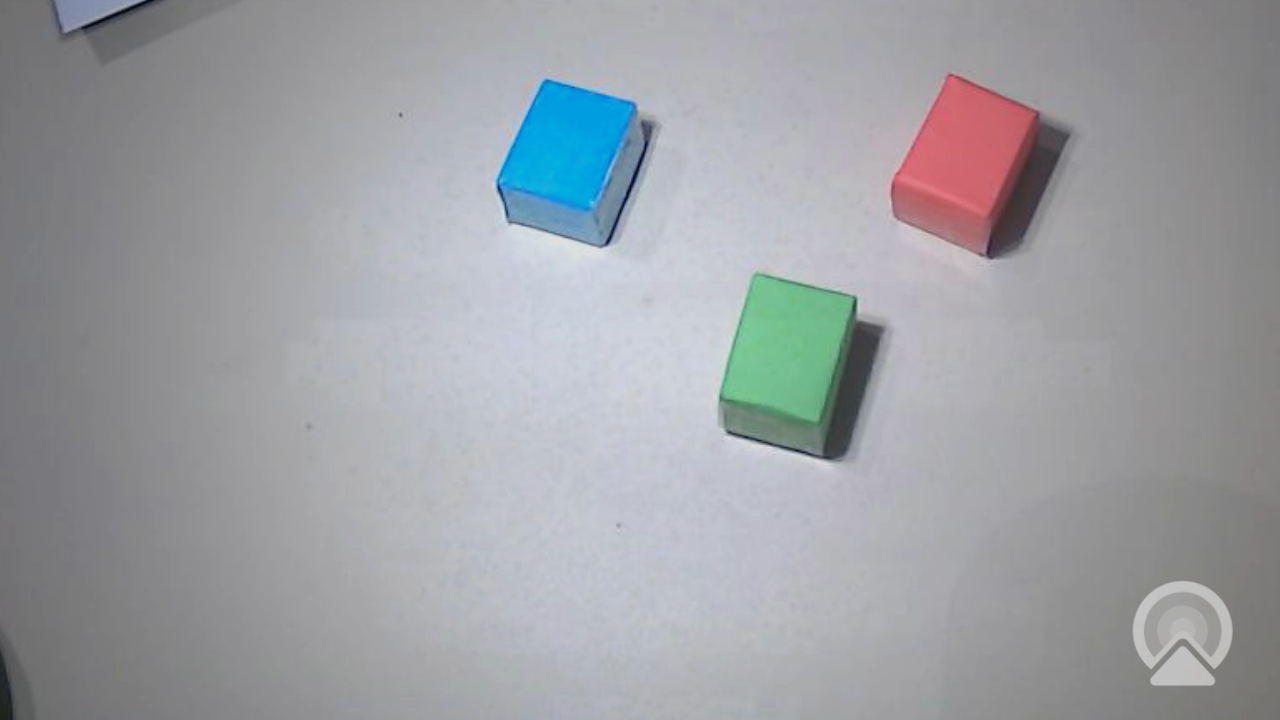
#> input picture source_code/vision/object_segmentation/Img.png, 1280 x 720 px
$ python object_segmentation.py   (older library calls are emulated)
#> lines starting #> are read from the running program, lines starting #| are printed output that depends on the picture; after the words box and inside, x2 and y2 are one past the last pixel; in counts of white or black regions, pixels touching at a corner belong together
### source_code/vision/object_segmentation/image_preprocessing.py
import cv2
import numpy as np
from collections import namedtuple
from source_code.utility.paths import OBJ_SEGMENTATION_DIR


def threshold_image_RGB(im):
#Only 5 params can be customised: The threshold vals for R,G and B channels and the min and max areas for iblobs function.
    #im = cv2.imread(im)
    thresh_vals = [0.45, 0.42, 0.55];
#> thresh_vals = [0.45, 0.42, 0.55]
    B, G, R = cv2.split(im)
#> im is the input picture: shape (720, 1280, 3); mean B, G, R 164, 159.8, 157.3

    R = R.astype(np.float32)
    G = G.astype(np.float32)
    B = B.astype(np.float32)


    eps = 1e-6;
    r = R  / (R+G+B+eps)

    g = G  / (R+G+B+eps)

    b = B  / (R+G+B+eps)
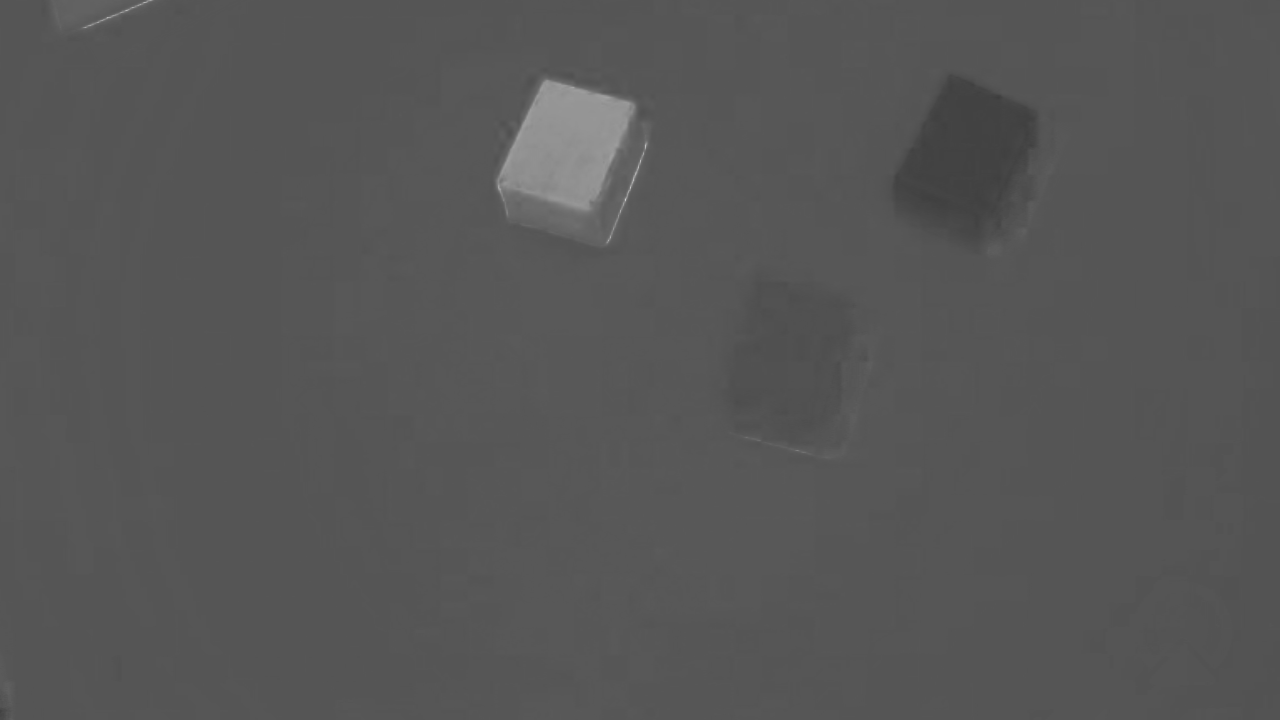
#> b: shape (720, 1280) float32; min 0.24, max 0.818, mean 0.341


    r_thresh_val = thresh_vals[0]
#> r_thresh_val = 0.45
    g_thresh_val = thresh_vals[1]
#> g_thresh_val = 0.42
    b_thresh_val = thresh_vals[2]
#> b_thresh_val = 0.55

    #area_min = 500;
    #area_max = 500000;


    r_thresh = (r > r_thresh_val).astype('uint8') * 255
#> r_thresh: shape (720, 1280); 1.5% white; 4 white regions (3 under 20 px), largest, box (x1, y1, x2, y2) and area: (892, 75, 1037, 229) 13734

    g_thresh = (g>g_thresh_val).astype('uint8')*255
#> g_thresh: shape (720, 1280); 1.8% white; 24 white regions (16 under 20 px), largest, box (x1, y1, x2, y2) and area: (723, 276, 849, 421) 11431, (504, 120, 608, 204) 5154, (798, 419, 815, 424) 54

    b_thresh = (b>b_thresh_val).astype('uint8')*255
#> b_thresh: shape (720, 1280); 1.1% white; 26 white regions (24 under 20 px), largest, box (x1, y1, x2, y2) and area: (500, 80, 630, 209) 10323, (625, 159, 641, 202) 54


     # Morphological cleanup
    kernel = np.ones((5,5), np.uint8)
    # [14 lines of commented-out code are left out]

    return r_thresh, b_thresh, g_thresh

# [58 lines left out: function threshold_image_HSV, not called in this run]

def main():
    threshold_image_RGB(OBJ_SEGMENTATION_DIR /"Img.jpeg")
    #threshold_image_HSV(im=OBJ_SEGMENTATION_DIR /"Img.jpeg")

# [2 lines that do not run on import are left out]

### source_code/vision/object_segmentation/object_segmentation.py
"""
RUN Command: python -m source_code.vision.object_segmentation.object_segmentation
"""
import sys
import os

sys.path.append(os.path.dirname(os.path.abspath(__file__)))
import cv2
import numpy as np
from collections import namedtuple
import math
import json
from source_code.vision.object_segmentation.image_preprocessing import threshold_image_RGB, threshold_image_HSV
from source_code.utility.paths import OBJ_SEGMENTATION_DIR

def I_pro(im):
    r_thresh, b_thresh ,g_thresh =  threshold_image_RGB(im)
    Area = [5000,500000]
    # Detect block
    extension =1.5
    img_display = im.copy();
    lineWidth = 2
    MarkerSize = 8;
    min_area = Area[0]
    max_Area = Area[1]
    try:
        num_labels, labels,stats, centroids = cv2.connectedComponentsWithStats(r_thresh,connectivity=8, ltype = cv2.CV_32S)
#> labels: shape (720, 1280) int32; 5 distinct labels, from 0 to 4
#> num_labels = 5; stats = [[0, 0, 1280, 720, 907860], [892, 75, 145, 154, 13734], [996, 216, 1, 1, 1], [998, 217, 2, 3, 4], [967, 225, 1, 1, 1]]; centroids = [[634.6, 362.6], [965.8, 153.6], [996, 216], [998.2, 217.8], [967, 225]]
        BlobFeature = namedtuple('BlobFeature',['label', 'area', 'uc', 'vc', 'bbox', 'theta', 'a', 'b'])
        m_red = []
        for i in range(1,num_labels):
            area = stats[i,cv2.CC_STAT_AREA]
            if(min_area<=area<=500000):
                uc, vc = centroids[i]
                bbox = stats[i,[cv2.CC_STAT_LEFT, cv2.CC_STAT_TOP, cv2.CC_STAT_WIDTH, cv2.CC_STAT_HEIGHT]]
                blob_mask = (labels==i).astype('uint8')*255
                contours,_ = cv2.findContours(blob_mask, cv2.RETR_EXTERNAL,cv2.CHAIN_APPROX_SIMPLE)
                if(len(contours)>0):
                    ellipse_red = cv2.fitEllipse(contours[0])
                    (ex,ey),(a,b),theta = ellipse_red;
                    m_red.append(  BlobFeature(i,area,uc,vc,bbox,(theta*math.pi/180),a/2,b/2))
#> this loop made 4 passes
#> (area, uc, vc, bbox, ex, ey, a, b) on pass 1: (13734, 965.8, 153.6, [892, 75, 145, 154], 965.5, 153.8, 118.2, 155)
#> after the loop, m_red = [(1, 13734, 965.8, 153.6, [892, 75, 145, 154], 0.53, 59.12, 77.5)]
        #visualise

        for blob in m_red:
            if(blob.a>0 and blob.b>0):
                ellipse = ((blob.uc,blob.vc), (blob.a*2, blob.b*2), blob.theta*180/math.pi)
                cv2.ellipse(img_display,ellipse,(0,0,0),lineWidth)
#> this loop made 1 pass
#> ellipse on pass 1: ((965.8, 153.6), (118.2, 155), 30.38)
#> img_display: shape (720, 1280, 3); 0.14% of pixels changed, all inside (x1, y1, x2, y2) = (901, 79, 1032, 229)
        for blob in m_red:
            center = (int(blob.uc),int(blob.vc));
            cv2.circle(img_display,center,MarkerSize,(0,0,255),-1)
#> this loop made 1 pass
#> center on pass 1: (965, 153)
#> img_display: shape (720, 1280, 3); mean B, G, R 163.8, 159.6, 157.1
        if len(m_red)>0:
            x_m_red = m_red[0].uc
#> x_m_red = 965.8
            y_m_red = m_red[0].vc
#> y_m_red = 153.6
            m_red_center = np.array([x_m_red,y_m_red])
#> m_red_center = [965.8, 153.6]

            theta_rad = m_red[0].theta
#> theta_rad = 0.53
            x_min = x_m_red - math.cos(m_red[0].theta)*m_red[0].a*extension
#> x_min = 889.3
            x_max = x_m_red + math.cos(m_red[0].theta)*m_red[0].a*extension
#> x_max = 1042.3
            y_min = y_m_red - math.sin(m_red[0].theta)*m_red[0].a*extension
#> y_min = 108.8
            y_max = y_m_red + math.sin(m_red[0].theta)*m_red[0].a*extension
#> y_max = 198.5
            cv2.line(img_display,(int(x_min),int(y_min)), (int(x_max), int(y_max)),(0,0,0),lineWidth)
#> img_display: shape (720, 1280, 3); mean B, G, R 163.7, 159.5, 157
    except Exception as e:
        print("No red block found")
    try:
        num_labels, labels,stats, centroids = cv2.connectedComponentsWithStats(g_thresh,connectivity=8, ltype = cv2.CV_32S);
#> labels: shape (720, 1280) int32; 25 distinct labels, from 0 to 24
#> num_labels = 25; stats = 25 rows, first 6: [0, 0, 1280, 720, 904715], [547, 86, 9, 4, 20], [560, 91, 9, 6, 31], [538, 96, 4, 7, 16], [607, 105, 3, 1, 3], [611, 105, 7, 4, 13]; centroids = 25 pairs, first value 532.3 to 853.7, second value 87.5 to 422
        BlobFeature = namedtuple('BlobFeature',['label', 'area', 'uc', 'vc', 'bbox', 'theta', 'a', 'b'])
        m_green = []
        for i in range(1,num_labels):
            area = stats[i,cv2.CC_STAT_AREA]
            if(min_area<=area<=500000):
                uc, vc = centroids[i]
                bbox = stats[i,[cv2.CC_STAT_LEFT, cv2.CC_STAT_TOP, cv2.CC_STAT_WIDTH, cv2.CC_STAT_HEIGHT]]
                blob_mask = (labels==i).astype('uint8')*255
                contours,_ = cv2.findContours(blob_mask, cv2.RETR_EXTERNAL,cv2.CHAIN_APPROX_SIMPLE)
                if(len(contours)>0):
                    ellipse_red = cv2.fitEllipse(contours[0])
                    (ex,ey),(a,b),theta = ellipse_red
                    m_green.append(  BlobFeature(i,area,uc,vc,bbox,(theta*math.pi/180),a/2,b/2))
#> this loop made 24 passes
#> (area, uc, vc, bbox, ex, ey, a, b) on passes 10, 15: (5154, 556.8, 160, [504, 120, 104, 84], 556.4, 160.5, 76.56, 94.3), (11431, 787, 348.6, [723, 276, 126, 145], 788.9, 350.2, 111, 146.4)
#> area on passes 1, 2, 12, 18, 20, 23: 20, 31, 29, 21, 25, 54
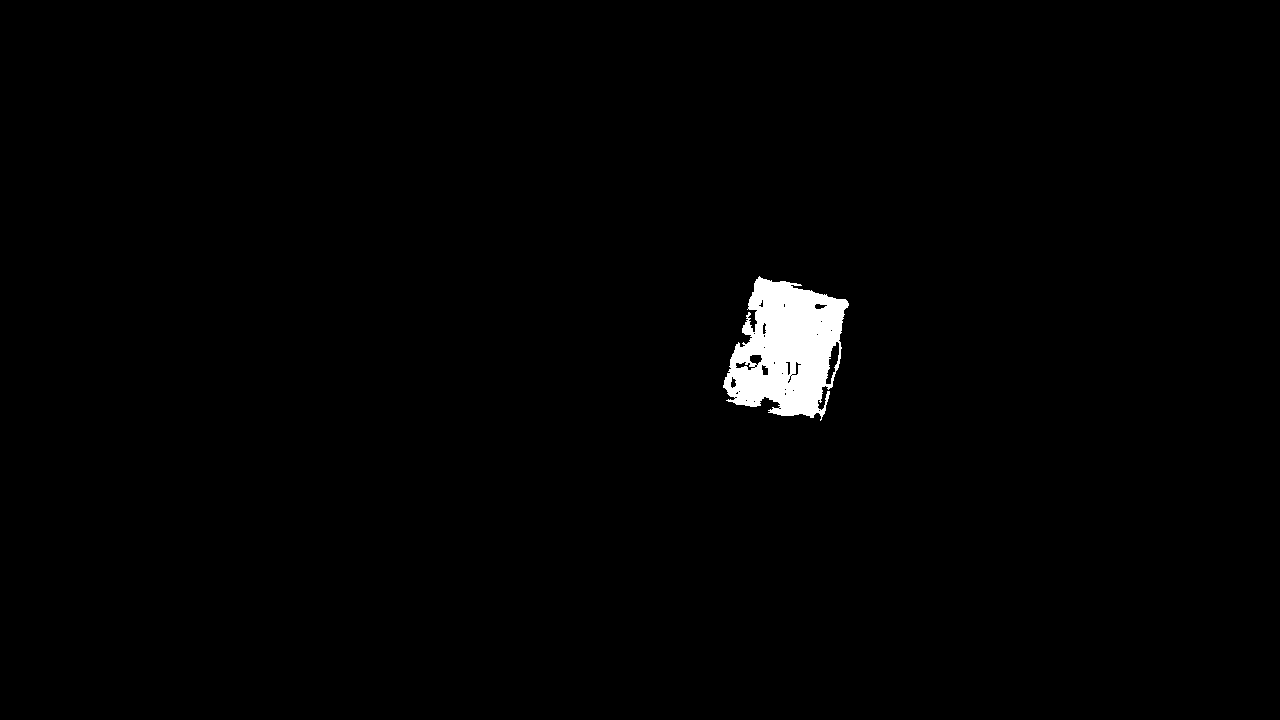
#> blob_mask: shape (720, 1280); 1.2% white; 1 white region, box (x1, y1, x2, y2) and area: (723, 276, 849, 421) 11431
#> after the loop, m_green = [(10, 5154, 556.8, 160, [504, 120, 104, 84], 1.68, 38.28, 47.15), (15, 11431, 787, 348.6, [723, 276, 126, 145], 0.299, 55.51, 73.21)]
        #visualise

        for blob in m_green:
            if(blob.a>0 and blob.b>0):
                ellipse = ((blob.uc,blob.vc), (blob.a*2, blob.b*2), blob.theta*180/math.pi)
                cv2.ellipse(img_display,ellipse,(0,0,0),lineWidth)
#> this loop made 2 passes
#> ellipse on passes 1 to 2: ((556.8, 160), (76.56, 94.3), 96.06), ((787, 348.6), (111, 146.4), 17.15)
#> img_display: shape (720, 1280, 3); mean B, G, R 163.4, 159.2, 156.8
        for blob in m_green:
            center = (int(blob.uc),int(blob.vc));
            cv2.circle(img_display,center,MarkerSize,(0,255,0),-1)
#> this loop made 2 passes
#> center on passes 1 to 2: (556, 159), (786, 348)
#> img_display: shape (720, 1280, 3); mean B, G, R 163.3, 159.2, 156.8
        if len(m_green)>0:
            x_m_green = m_green[0].uc
#> x_m_green = 556.8
            y_m_green = m_green[0].vc
#> y_m_green = 160
            m_green_center = np.array([x_m_green,y_m_green])
#> m_green_center = [556.8, 160]

            theta_rad = m_green[0].theta;
#> theta_rad = 1.68
            x_min = x_m_green - math.cos(m_green[0].theta)*m_green[0].a*extension
#> x_min = 562.9
            x_max = x_m_green + math.cos(m_green[0].theta)*m_green[0].a*extension
#> x_max = 550.7
            y_min = y_m_green - math.sin(m_green[0].theta)*m_green[0].a*extension
#> y_min = 102.9
            y_max = y_m_green + math.sin(m_green[0].theta)*m_green[0].a*extension
#> y_max = 217.1
            cv2.line(img_display,(int(x_min),int(y_min)), (int(x_max), int(y_max)),(0,0,0),lineWidth)
#> img_display: shape (720, 1280, 3); mean B, G, R 163.2, 159.1, 156.8
    except Exception as e:
        print("No green block found")
    try:
        num_labels, labels,stats, centroids = cv2.connectedComponentsWithStats(b_thresh,connectivity=8, ltype = cv2.CV_32S)
#> labels: shape (720, 1280) int32; 27 distinct labels, from 0 to 26
#> num_labels = 27; stats = 27 rows, first 6: [0, 0, 1280, 720, 911135], [143, 0, 9, 3, 9], [137, 4, 4, 2, 4], [132, 7, 2, 1, 2], [125, 9, 4, 2, 4], [120, 12, 3, 1, 3]; centroids = 27 pairs, first value 84.5 to 645.3, second value 1 to 362
        BlobFeature = namedtuple('BlobFeature',['label', 'area', 'uc', 'vc', 'bbox', 'theta', 'a', 'b'])
        m_blue = []
        for i in range(1,num_labels):
            area = stats[i,cv2.CC_STAT_AREA]
            if(min_area<=area<=500000):
                uc, vc = centroids[i];
                bbox = stats[i,[cv2.CC_STAT_LEFT, cv2.CC_STAT_TOP, cv2.CC_STAT_WIDTH, cv2.CC_STAT_HEIGHT]]
                blob_mask = (labels==i).astype('uint8')*255
                contours,_ = cv2.findContours(blob_mask, cv2.RETR_EXTERNAL,cv2.CHAIN_APPROX_SIMPLE)
                if(len(contours)>0 ):
                    ellipse_red = cv2.fitEllipse(contours[0])
                    (ex,ey),(a,b),theta = ellipse_red
                    m_blue.append(  BlobFeature(i,area,uc,vc,bbox,(theta*math.pi/180),a/2,b/2))
#> this loop made 26 passes
#> (area, uc, vc, bbox, ex, ey, a, b) on pass 13: (10323, 567.1, 142.5, [500, 80, 130, 129], 566.7, 141.4, 107.8, 128.2)
#> blob_mask: shape (720, 1280); 1.1% white; 1 white region, box (x1, y1, x2, y2) and area: (500, 80, 630, 209) 10323
#> after the loop, m_blue = [(13, 10323, 567.1, 142.5, [500, 80, 130, 129], 0.799, 53.92, 64.08)]
        #visualise

        for blob in m_blue:
            if(blob.a>0 and blob.b>0):
                ellipse = ((blob.uc,blob.vc), (blob.a*2, blob.b*2), blob.theta*180/math.pi)
                cv2.ellipse(img_display,ellipse,(0,0,0),lineWidth)
#> this loop made 1 pass
#> ellipse on pass 1: ((567.1, 142.5), (107.8, 128.2), 45.77)
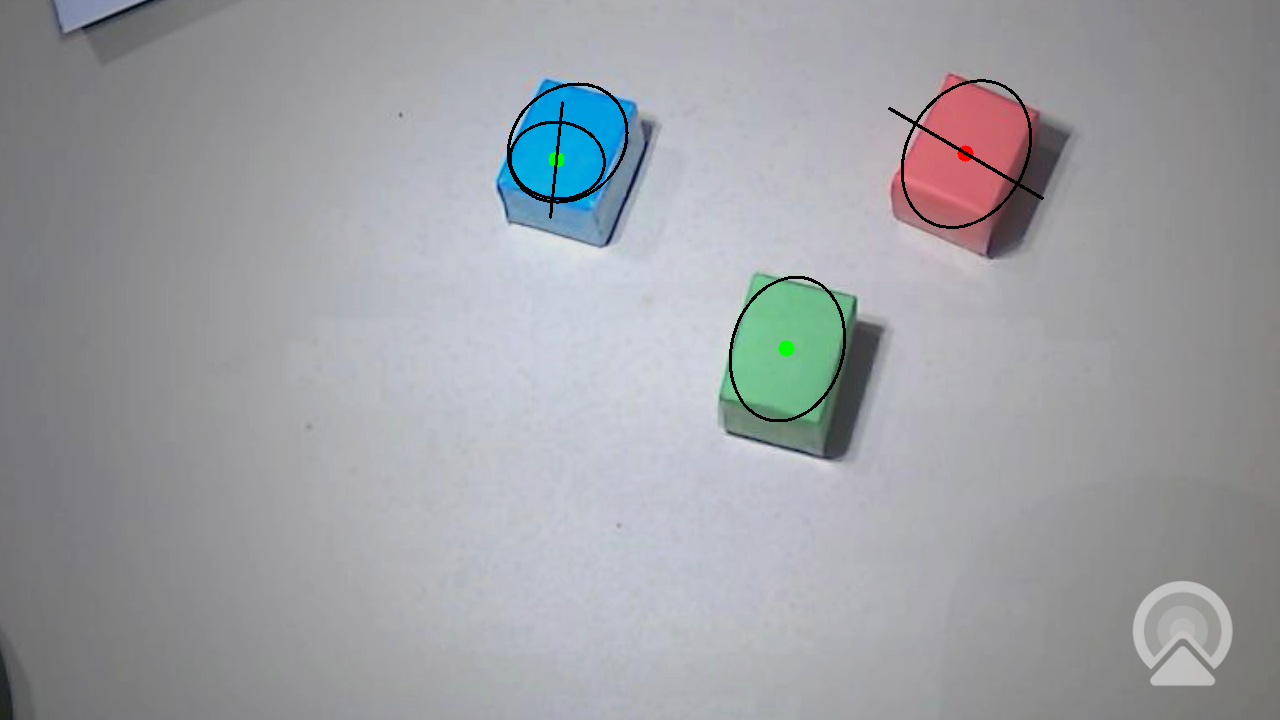
#> img_display: shape (720, 1280, 3); mean B, G, R 163, 159, 156.7
        for blob in m_blue:
            center = (int(blob.uc),int(blob.vc))
            cv2.circle(img_display,center,MarkerSize,(255,0,0),-1)
#> this loop made 1 pass
#> center on pass 1: (567, 142)
#> img_display: shape (720, 1280, 3); 0.02% of pixels changed, all inside (x1, y1, x2, y2) = (559, 134, 576, 151)
        if len(m_blue)>0:
            x_m_blue = m_blue[0].uc
#> x_m_blue = 567.1
            y_m_blue = m_blue[0].vc
#> y_m_blue = 142.5
            m_blue_center = np.array([x_m_blue,y_m_blue])
#> m_blue_center = [567.1, 142.5]

            theta_rad = m_blue[0].theta
#> theta_rad = 0.799
            x_min = x_m_blue - math.cos(m_blue[0].theta)*m_blue[0].a*extension
#> x_min = 510.7
            x_max = x_m_blue + math.cos(m_blue[0].theta)*m_blue[0].a*extension
#> x_max = 623.6
            y_min = y_m_blue - math.sin(m_blue[0].theta)*m_blue[0].a*extension
#> y_min = 84.57
            y_max = y_m_blue + math.sin(m_blue[0].theta)*m_blue[0].a*extension
#> y_max = 200.5
            cv2.line(img_display,(int(x_min),int(y_min)), (int(x_max), int(y_max)),(0,0,0),lineWidth)
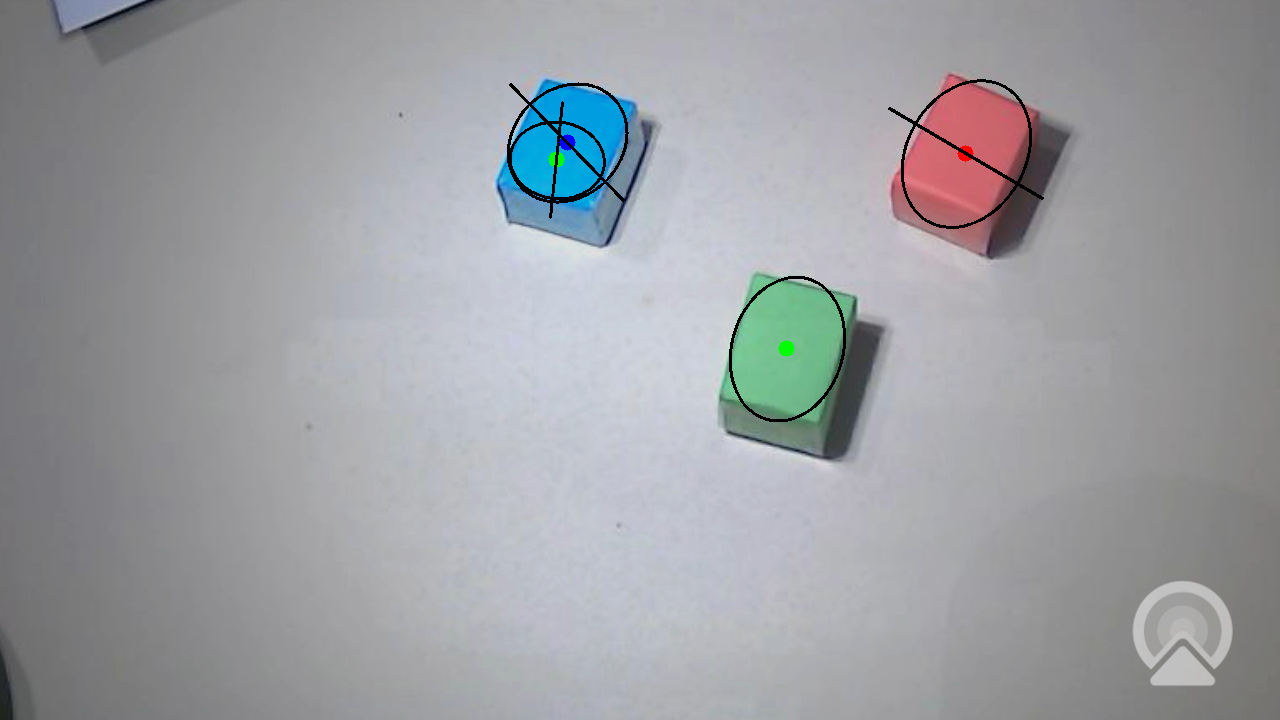
#> img_display: shape (720, 1280, 3); mean B, G, R 162.9, 158.9, 156.7

    except Exception as e:
        print("No blue block found")

    processed_data = {
            "red_block_position": m_red_center.tolist(),
            "red_block_orientation": m_red[0].theta*(180/math.pi),
            "green_block_position": m_green_center.tolist(),
            "green_block_orientation": m_green[0].theta*(180/math.pi),
            "blue_block_position": m_blue_center.tolist(),
            "blue_block_orientation": m_blue[0].theta*(180/math.pi),
        }
#> processed_data = {'red_block_position': [965.8, 153.6], 'red_block_orientation': 30.38, 'green_block_position': [556.8, 160], 'green_block_orientation': 96.06, 'blue_block_position': [567.1, 142.5], 'blue_block_orientation': 45.77}
    with open(OBJ_SEGMENTATION_DIR / "data" / "Pose.json",'w') as file:
        json.dump(processed_data,file,indent=3);

def main():
    I_pro(cv2.imread(OBJ_SEGMENTATION_DIR / "Img.png"))

if __name__ == "__main__":
    main()
